Frame 1 (no input): blank canvas, image omitted
Frame 60 (the mouse pressed at the canvas centre just before this capture): blank canvas, image omitted
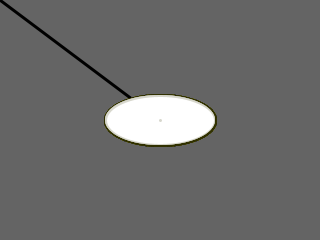
Frame 120 (the mouse held since frame 60 and released just before this capture)

The Processing sketch whose frames 1 and 60 were blank and that drew this single picture after the mouse press (run headless with seeded random() and noise(); from frame 60 on, the mouse is pressed at the canvas centre):

// Processing sketch: sketch_160620a
// ── sketch_160620a.pde
void setup() {
  background(100);
  size(320, 240);
  strokeWeight(3);
  
  
}

void draw() {
  if(mousePressed == true){
    int i = 0;
    i = 50 + i;
    
    ellipse(mouseX, mouseY, 110, i);
    line(pmouseX, pmouseY, mouseX, mouseY);
      stroke(i,i,0,i);
    
  }
  println("mouseX: " + mouseX + " , mouseY: " + mouseY);
}
